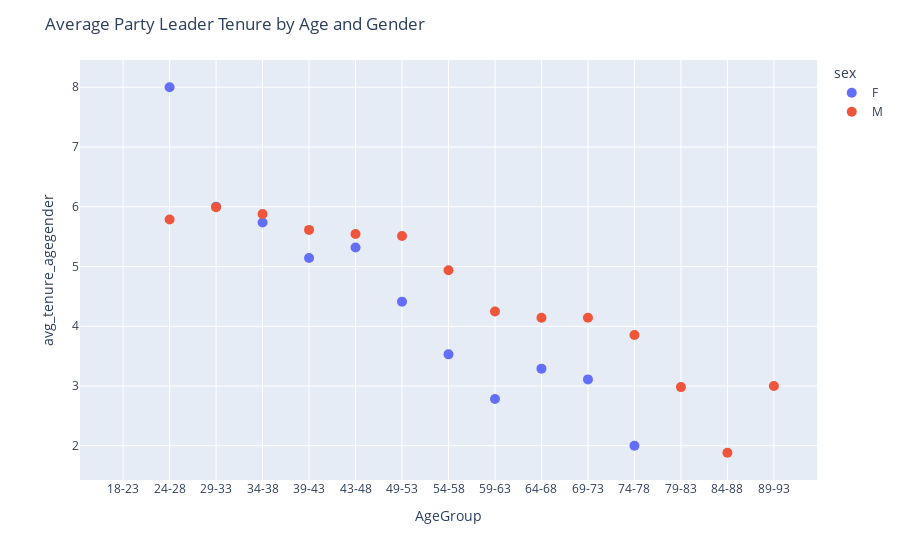

Notebook code for this chart:
### Code cell
import plotly.express as px
fig = px.scatter(d_agegender_avg, x="AgeGroup", y="avg_tenure_agegender", color="sex")
fig.update_layout(
    title_text='Average Party Leader Tenure by Age and Gender'
)
fig.update_traces(marker_size=10) # to make the dots bigger

fig.show()

### Figure 1 — Plotly figure (JSON) as saved in the notebook; plotly's stock layout.template omitted (floating-point values rounded to 4 significant figures)
{"data": [{"hovertemplate": "sex=F<br>AgeGroup=%{x}<br>avg_tenure_agegender=%{y}<extra></extra>", "legendgroup": "F", "marker": {"color": "#636efa", "size": 10, "symbol": "circle"}, "mode": "markers", "name": "F", "orientation": "v", "showlegend": true, "type": "scatter", "x": ["18-23", "24-28", "29-33", "34-38", "39-43", "43-48", "49-53", "54-58", "59-63", "64-68", "69-73", "74-78", "79-83", "84-88", "89-93"], "xaxis": "x", "y": [null, 8, 6, 5.737, 5.141, 5.317, 4.412, 3.53, 2.782, 3.291, 3.111, 2, null, null, null], "yaxis": "y"}, {"hovertemplate": "sex=M<br>AgeGroup=%{x}<br>avg_tenure_agegender=%{y}<extra></extra>", "legendgroup": "M", "marker": {"color": "#EF553B", "size": 10, "symbol": "circle"}, "mode": "markers", "name": "M", "orientation": "v", "showlegend": true, "type": "scatter", "x": ["18-23", "24-28", "29-33", "34-38", "39-43", "43-48", "49-53", "54-58", "59-63", "64-68", "69-73", "74-78", "79-83", "84-88", "89-93"], "xaxis": "x", "y": [null, 5.787, 5.994, 5.88, 5.613, 5.545, 5.51, 4.937, 4.246, 4.143, 4.141, 3.854, 2.982, 1.883, 3], "yaxis": "y"}], "layout": {"legend": {"title": {"text": "sex"}, "tracegroupgap": 0}, "margin": {"t": 60}, "title": {"text": "Average Party Leader Tenure by Age and Gender"}, "xaxis": {"anchor": "y", "domain": [0, 1], "title": {"text": "AgeGroup"}}, "yaxis": {"anchor": "x", "domain": [0, 1], "title": {"text": "avg_tenure_agegender"}}}}
